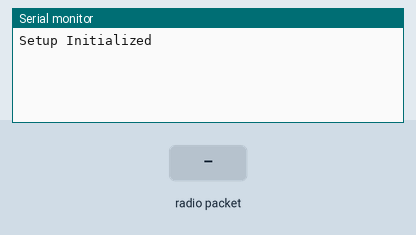
This sketch was run on a simulated Arduino Uno, built with avr-gcc and run on an emulated ATmega328P. Shown: the last lines printed to the serial monitor. The test bench sets the inputs (shaded band). No radio packets arrive unless stated.

Above: at 1.7 s.
1.8 s: radio packet "1" arrives
At 3.0 s:
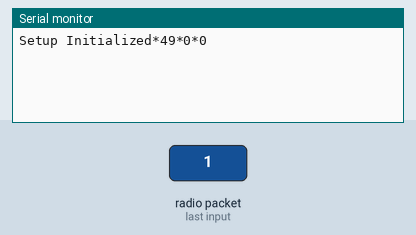
3.3 s: radio packet "0" arrives
At 4.4 s:
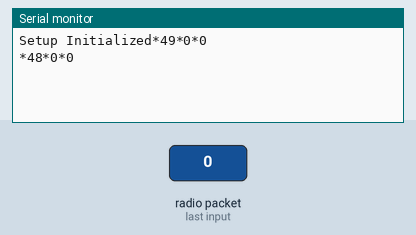
4.8 s: radio packet "2" arrives
At 5.6 s:
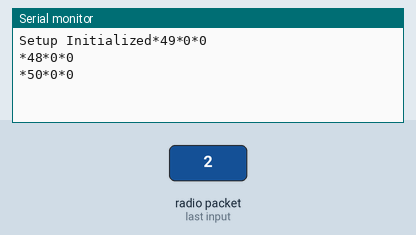

The sketch:

local_station.ino
```cpp
#include <SPI.h>
#include "RF24.h"

RF24 myRadio (8, 10);
struct package
{
  int angle;
  char name[20];
  int d1;
  int d2;
};

typedef struct package Package;
Package data;

void setup()
{
  Serial.begin(9600);
  myRadio.begin();
  myRadio.setChannel(115);
  myRadio.setPALevel(RF24_PA_MIN);
  myRadio.setDataRate( RF24_250KBPS );

  Serial.print("Setup Initialized");
  delay(500);
}
int Servo_value;
int Pev_servo_value;

void loop()
{
  ReadData();

   //WriteData();
  // delay(50);
}

void ReadData()
{
  myRadio.openReadingPipe(1, 0xF0F0F0F0AA);
  myRadio.startListening();
  if ( myRadio.available())
  {
    while (myRadio.available())
    {
      myRadio.read( &data, sizeof(data) );
    }
  Serial.print(data.name);
  Serial.print("*");
  Serial.print(data.angle);
  Serial.print("*");
  Serial.print(data.d1);
  Serial.print("*");
  Serial.println(data.d2);
  }
}
void WriteData()
{
  myRadio.stopListening();
  myRadio.openWritingPipe(0xF0F0F0F066);
  myRadio.write(&data, sizeof(data));
  Serial.print("\nSent:");
  Serial.println(data.name);
  Serial.println(data.angle);
  Serial.println(data.d1);
  Serial.println(data.d2);
  delay(300);
}
```

Measured:
- after the input at 1.8 s, the serial monitor: prints a new line at once (image 1)
- after the input at 3.3 s, the serial monitor: prints a new line at once (image 2)
- after the input at 4.8 s, the serial monitor: prints a new line at once (image 3)
